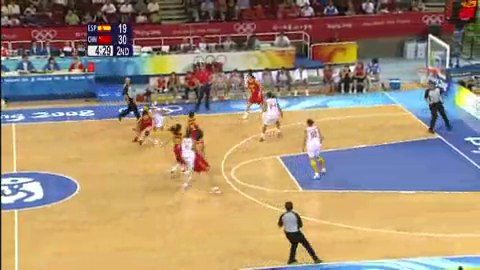
#> input picture frame 14 of video/test3_480x270.mp4, 480 x 270 px, given in place of GOPR0011.mov, which was not available
$ python raspberrypi_main.py   (older library calls are emulated)
#> lines starting #> are read from the running program, lines starting #| are printed output that depends on the picture; after the words box and inside, x2 and y2 are one past the last pixel; in counts of white or black regions, pixels touching at a corner belong together; pictures that were not available may be replaced by others from this repository, and a replacement may not be noted
### raspberrypi_process/get_object_point.py
import cv2
import numpy as np

def team_division(frame):
    our_team_point = []
    enemy_team_point = []
    other_point = []

    # HSV color
    boundaries = [
        (-1, [0, 140, 70], [10, 255, 255]),  # 적군 red
        (1, [90, 60, 130], [105, 255, 255])  # 아군 blue
    ]

    # hsv mask 씌우기
    opening_hsv = cv2.cvtColor(frame, cv2.COLOR_BGR2HSV)

    for (code, lower, upper) in boundaries:
        lower = np.array(lower, dtype='uint8')
        upper = np.array(upper, dtype='uint8')

        mask = cv2.inRange(opening_hsv, lower, upper)

        _, contours, _ = cv2.findContours(mask, cv2.RETR_EXTERNAL, cv2.CHAIN_APPROX_NONE)
        for c in contours:
            x, y, w, h = cv2.boundingRect(c)
            center_x = x+(1/2)*w
            center_y = y + h


            area = w * h
            if area < 500:
                continue

            # enemy team
            if code == -1:
                cv2.rectangle(frame, (x, y), (x + w, y + h), (0, 0, 255), 2)
                enemy_team_point.append([center_x,center_y])
            # our team
            elif code == 1:
                cv2.rectangle(frame, (x, y), (x + w, y + h), (255, 0, 0), 2)
                our_team_point.append([center_x, center_y])
            # other team
            elif code == 0:
                cv2.rectangle(frame, (x, y), (x + w, y + h), (0, 255, 0), 2)
                other_point.append([center_x,center_y])

    return our_team_point,enemy_team_point,other_point


def main(frame):
    kernel = np.ones((3, 3), np.uint8)
    opening = cv2.morphologyEx(frame, cv2.MORPH_OPEN, kernel, iterations=1)
    our_team_point, enemy_team_point, other_point = team_division(opening)

    return opening, our_team_point, enemy_team_point, other_point

### raspberrypi_process/transfer_view.py
import cv2
import numpy as np


# 탑뷰 변환 행렬을 구하는 함수
# 변환행렬, 변환된이미지가로, 변환된이미지세로 반환
def get_trans_matrix(tl, bl, tr, br):

    # Original Image
    pts1 = np.float32([tl, bl, tr, br])

    # 변환된 이미지의 가로세로 길이 계산
    width_a = np.sqrt(((br[0] - bl[0]) ** 2) + ((br[1] - bl[1]) ** 2))
    width_b = np.sqrt(((tr[0] - tl[0]) ** 2) + ((tr[1] - tl[1]) ** 2))
    height_a = np.sqrt(((tr[0] - br[0]) ** 2) + ((tr[1] - br[1]) ** 2))
    height_b = np.sqrt(((tl[0] - bl[0]) ** 2) + ((tl[1] - bl[1]) ** 2))

    trans_image_weight = max(int(width_a), int(width_b))
    trans_image_height = max(int(height_a), int(height_b))

    # 변환된 새로운 이미지의 가로세로 행렬 만들기
    pts2 = np.array([
        [0, 0],
        [0, trans_image_height - 1],
        [trans_image_weight - 1, 0],
        [trans_image_weight - 1, trans_image_height - 1]], dtype="float32")

    # 변환 행렬
    trans_matrix = cv2.getPerspectiveTransform(pts1, pts2)

    return trans_matrix, trans_image_weight, trans_image_height


# 원래 좌표를 탑뷰 좌표로 변환해주는 함수
# 변환된 이미지와 변환완료된 각각의 좌표 반환
def trans_object_point(original_image, our_team_point, enemy_team_point, other_point, trans_matrix, trans_image_weight, trans_image_height):

    dst = cv2.warpPerspective(original_image, trans_matrix, (trans_image_weight, trans_image_height))

    trans_our_team_point = []
    trans_enemy_team_point = []
    trans_other_point = []


    if our_team_point != []:
        original_1 = np.array([(our_team_point)], dtype=np.float32)
        trans_our_team_point = cv2.perspectiveTransform(original_1, trans_matrix)

    if enemy_team_point != []:
        original_2 = np.array([(enemy_team_point)], dtype=np.float32)
        trans_enemy_team_point = cv2.perspectiveTransform(original_2, trans_matrix)

    if other_point != []:
        original_3 = np.array([(other_point)], dtype=np.float32)
        trans_other_point = cv2.perspectiveTransform(original_3, trans_matrix)

    return dst, trans_our_team_point, trans_enemy_team_point, trans_other_point

### raspberrypi_process/draw_canvas.py
import numpy as np
import cv2


# [10 lines left out: function standard_point, not called in this run]


# 1 = our team, -1 = enemy team
def canvas_show(our_team_point, enemy_team_point, other_point, w, h, defecne_flag):

    background_img = cv2.imread('./background.png') # 407x720

    if our_team_point != []:
        our_team_point = standard_point(our_team_point,w,h)
        draw_circle(background_img, our_team_point, (255, 0, 0))
        if defecne_flag == 1:
            draw_defence_range(background_img,our_team_point,(255, 255, 47))

    if enemy_team_point != []:
        enemy_team_point = standard_point(enemy_team_point, w, h)
        draw_circle(background_img, enemy_team_point, (0, 0, 255))
        if defecne_flag == -1:
            draw_defence_range(background_img, enemy_team_point, (0, 0, 255))

    if enemy_team_point != [] and our_team_point != [] and defecne_flag == 2:
        draw_defence_range(background_img, our_team_point, (255, 255, 47))
        draw_defence_range(background_img, enemy_team_point, (0, 0, 255))

    if other_point != []:
        other_point = standard_point(other_point, w, h)
        draw_circle(background_img, other_point, (0, 255, 0))

    return background_img


# [13 lines left out: functions draw_circle, draw_defence_range, not called in this run]

### raspberrypi_process/raspberrypi_main.py
import cv2
import numpy as np
from raspberrypi_process import get_stadium_point as gsp # Get stadium's points
from raspberrypi_process import draw_canvas as dp # Draw camvas top view
from raspberrypi_process import get_object_point as gop # Get object's points
from raspberrypi_process import transfer_view as gtv # Transfer object's points


# [43 lines left out: function main, not called in this run]


def test():

    our_defence_flag = False
    enemy_defence_flag = False

    cap = cv2.VideoCapture('/Users/itaegyeong/Desktop/GOPR0011.mov')

    if cap.isOpened():
        while True:
            ret, frame = cap.read()
#> frame is the input picture: shape (270, 480, 3); mean B, G, R 116.6, 142, 163
            if ret is True:


                # Get trans Matrix, trans image weight and height
                trans_matrix, trans_w, trans_h = gtv.get_trans_matrix([23,164],[432,358], [205,34]
                                                                      ,[532,142])

                # Get object's points
                find_frame, our_team_point, enemy_team_point, other_point = gop.main(frame)
#> in main, `opening = cv2.morphologyEx(frame, cv2.MORPH_OPEN, kernel, iterations=1)`:
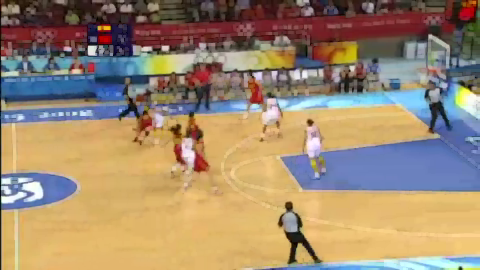
#> opening: shape (270, 480, 3); mean B, G, R 112, 137.7, 158.8
#> in team_division, `opening_hsv = cv2.cvtColor(frame, cv2.COLOR_BGR2HSV)`: opening_hsv: shape (270, 480, 3); mean H, S, V 53.2, 114.2, 174.4
#> the loop in team_division, `for (code, lower, upper) in boundaries:` made 2 passes
#> pass 1, in team_division, `mask = cv2.inRange(opening_hsv, lower, upper)`:
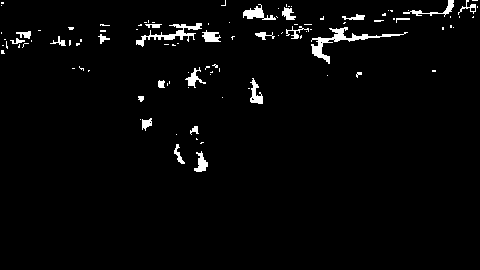
#> mask: shape (270, 480); 2.6% white; 102 white regions (77 under 20 px), largest, box (x1, y1, x2, y2) and area: (311, 27, 408, 64) 592, (136, 23, 202, 47) 406, (243, 4, 276, 20) 225
#> pass 2, in team_division, `mask = cv2.inRange(opening_hsv, lower, upper)`:
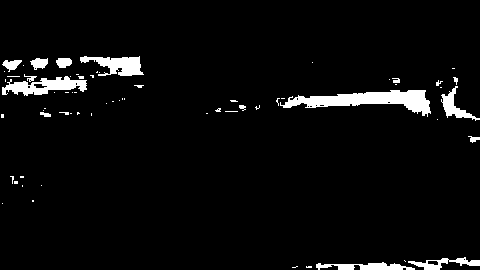
#> mask: shape (270, 480); 4.3% white; 66 white regions (50 under 20 px), largest, box (x1, y1, x2, y2) and area: (280, 90, 431, 117) 1827, (2, 76, 87, 96) 891, (80, 56, 144, 76) 739
#> after the loop in team_division, `for (code, lower, upper) in boundaries:`:
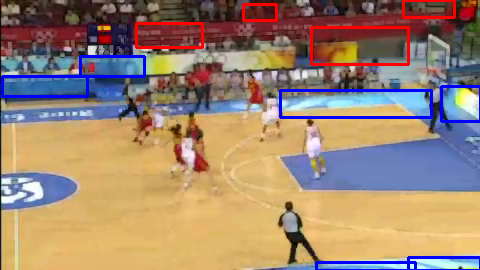
#> frame: shape (270, 480, 3); 4.05% of pixels changed, all inside (x1, y1, x2, y2) = (1, 0, 480, 270)
#> after the loop in team_division, `for (code, lower, upper) in boundaries:`: enemy_team_point = [[359.5, 64], [169, 47], [259.5, 20], [428.5, 17]]; other_point = []; our_team_point = [[365.5, 270], [444, 270], [355.5, 117], [460.5, 121], [44.5, 96], [112, 76]]
#> in main, `our_team_point, enemy_team_point, other_point = team_division(opening)`: enemy_team_point = [[359.5, 64], [169, 47], [259.5, 20], [428.5, 17]]; other_point = []
#> enemy_team_point = [[359.5, 64], [169, 47], [259.5, 20], [428.5, 17]]; other_point = []

                # Get trans object's points
                dst, trans_our_team_point, trans_enemy_team_point, trans_other_point = \
                    gtv.trans_object_point(find_frame, our_team_point, enemy_team_point,
                                           other_point, trans_matrix, trans_w, trans_h)
#> in trans_object_point, `dst = cv2.warpPerspective(original_image, trans_matrix, (trans_image_w..`:
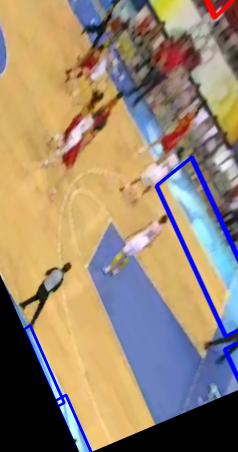
#> dst: shape (452, 238, 3); mean B, G, R 114, 134.6, 153
#> in trans_object_point, `original_1 = np.array([(our_team_point)], dtype=np.float32)`: original_1 has the same summary as our_team_point in team_division
#> in trans_object_point, `trans_our_team_point = cv2.perspectiveTransform(original_1, trans_matr..`: trans_our_team_point = [[40.31, 367.4], [67.25, 428.5], [190.4, 260], [233.3, 368.4], [73.73, -72.85], [128.8, -35.45]]
#> in trans_object_point, `original_2 = np.array([(enemy_team_point)], dtype=np.float32)`: original_2 = [[359.5, 64], [169, 47], [259.5, 20], [428.5, 17]]
#> in trans_object_point, `trans_enemy_team_point = cv2.perspectiveTransform(original_2, trans_ma..`: trans_enemy_team_point = [[269.9, 214.2], [197.3, -19.77], [291.9, 41.69], [396.9, 244.9]]
#> trans_other_point = []

                key = cv2.waitKey(1) & 0xFF
#> (key Esc is pressed here)

                if key == ord('d'):
                    if our_defence_flag is False:
                        our_defence_flag = True
                    else:
                        our_defence_flag = False

                if key == ord('f'):
                    if enemy_defence_flag is False:
                        enemy_defence_flag = True
                    else:
                        enemy_defence_flag = False

                if our_defence_flag is True and enemy_defence_flag is False:
                    result_frame = dp.canvas_show(trans_our_team_point, trans_enemy_team_point, trans_other_point,
                                                  trans_w,trans_h, 1)
                if enemy_defence_flag is True and our_defence_flag is False:
                    result_frame = dp.canvas_show(trans_our_team_point, trans_enemy_team_point, trans_other_point,
                                                  trans_w,trans_h, -1)
                if enemy_defence_flag is True and our_defence_flag is True:
                    result_frame = dp.canvas_show(trans_our_team_point, trans_enemy_team_point, trans_other_point,
                                                  trans_w,trans_h, 2)

                if our_defence_flag is False and enemy_defence_flag is False:
                    result_frame = dp.canvas_show(trans_our_team_point, trans_enemy_team_point, trans_other_point,
                                                  trans_w, trans_h, 0)
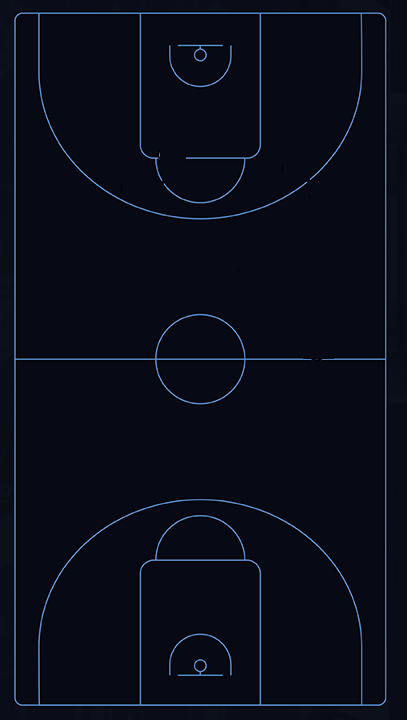
#> input picture raspberrypi_process/background.png, 407 x 720 px
#> in canvas_show, background_img is the input picture: shape (720, 407, 3); mean B, G, R 24.7, 13.5, 9.2

                cv2.imshow('result_frame', result_frame)
                cv2.imshow('bird eye view', dst)
                cv2.imshow('find object frame', find_frame)
                # cv2.imshow('stadium frame',stadium_frame)
                cv2.imshow('original_frame', frame)


#> (the run stopped early here; a loop or call above may not have finished)

$ run again, starting later in the video
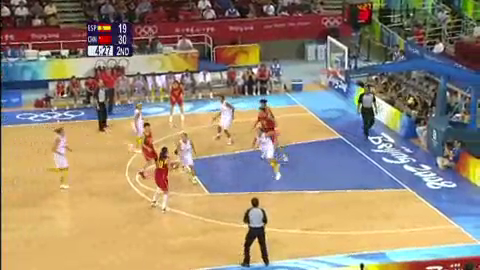
#> input picture frame 65 of video/test3_480x270.mp4, 480 x 270 px, given in place of GOPR0011.mov, which was not available
#> in test, frame is the input picture: shape (270, 480, 3); mean B, G, R 116.5, 137.8, 154.3
#> opening_hsv: shape (270, 480, 3); mean H, S, V 55.9, 111.1, 167.4
#> the loop in team_division, `for (code, lower, upper) in boundaries:` made 2 passes
#> pass 1, in team_division, `mask = cv2.inRange(opening_hsv, lower, upper)`:
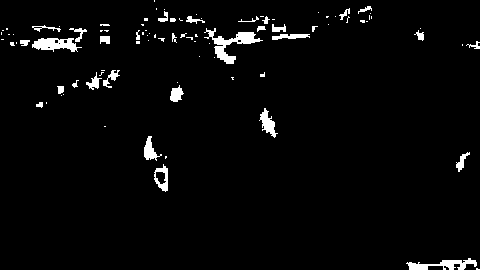
#> mask: shape (270, 480); 3.1% white; 92 white regions (61 under 20 px), largest, box (x1, y1, x2, y2) and area: (204, 28, 263, 64) 631, (32, 38, 82, 52) 433, (406, 258, 477, 270) 410
#> after the loop in team_division, `for (code, lower, upper) in boundaries:`: enemy_team_point = [[441.5, 270], [268.5, 138], [57, 52], [233.5, 64]]; other_point = []; our_team_point = [[273.5, 270], [392.5, 267], [467, 239], [294.5, 120], [23, 80]]
#> in main, `our_team_point, enemy_team_point, other_point = team_division(opening)`: other_point = []
#> original_1 has the same summary as our_team_point in team_division
#> in trans_object_point, `trans_our_team_point = cv2.perspectiveTransform(original_1, trans_matr..`: trans_our_team_point = [[9.09, 296.7], [51.93, 387], [102.4, 434.4], [158.9, 202.3], [81.67, -119.9]]
#> original_2 has the same summary as enemy_team_point in team_division
#> in trans_object_point, `trans_enemy_team_point = cv2.perspectiveTransform(original_2, trans_ma..`: trans_enemy_team_point = [[66.39, 426.5], [126.2, 194.2], [132.7, -133.3], [205.2, 75.88]]
#> in test, `dst, trans_our_team_point, trans_enemy_team_point, trans_other_point =..`: trans_other_point = []
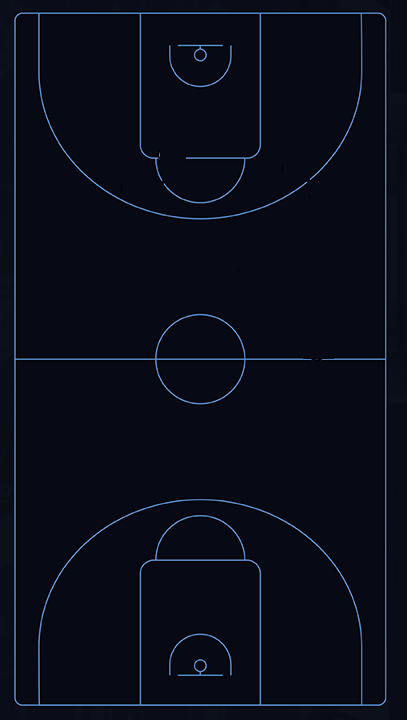
#> input picture raspberrypi_process/background.png, 407 x 720 px
#> in canvas_show, background_img is the input picture: shape (720, 407, 3); mean B, G, R 24.7, 13.5, 9.2

$ run again, starting later in the video
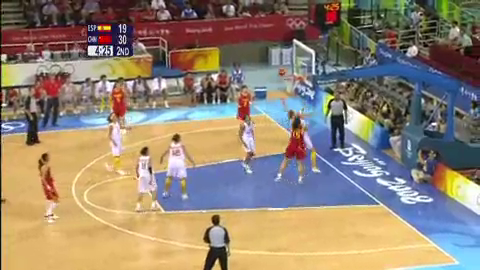
#> input picture frame 116 of video/test3_480x270.mp4, 480 x 270 px, given in place of GOPR0011.mov, which was not available
#> in test, frame is the input picture: shape (270, 480, 3); mean B, G, R 115, 132.5, 147.5
#> opening_hsv: shape (270, 480, 3); mean H, S, V 57.9, 106.7, 160.8
#> the loop in team_division, `for (code, lower, upper) in boundaries:` made 2 passes
#> pass 1, in team_division, `mask = cv2.inRange(opening_hsv, lower, upper)`:
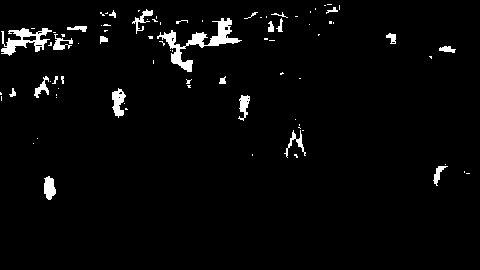
#> mask: shape (270, 480); 2.9% white; 84 white regions (60 under 20 px), largest, box (x1, y1, x2, y2) and area: (157, 18, 242, 72) 1048, (1, 28, 52, 56) 613, (112, 88, 126, 118) 249
#> after the loop in team_division, `for (code, lower, upper) in boundaries:`: enemy_team_point = [[295, 158], [26.5, 56], [199.5, 72], [142.5, 34]]; other_point = []; our_team_point = [[449, 270], [188, 122], [291, 129]]
#> in main, `our_team_point, enemy_team_point, other_point = team_division(opening)`: enemy_team_point = [[295, 158], [26.5, 56], [199.5, 72], [142.5, 34]]; other_point = []
#> in test, `find_frame, our_team_point, enemy_team_point, other_point = gop.main(f..`: our_team_point = [[449, 270], [188, 122], [291, 129]]; enemy_team_point = [[295, 158], [26.5, 56], [199.5, 72], [142.5, 34]]; other_point = []
#> original_1 = [[449, 270], [188, 122], [291, 129]]
#> in trans_object_point, `trans_our_team_point = cv2.perspectiveTransform(original_1, trans_matr..`: trans_our_team_point = [[68.98, 432.4], [109.1, 101], [146.4, 207.4]]
#> original_2 = [[295, 158], [26.5, 56], [199.5, 72], [142.5, 34]]
#> in trans_object_point, `trans_enemy_team_point = cv2.perspectiveTransform(original_2, trans_ma..`: trans_enemy_team_point = [[115.5, 236.5], [112.2, -158.5], [176.7, 50.29], [203.2, -71.31]]
#> in test, `dst, trans_our_team_point, trans_enemy_team_point, trans_other_point =..`: trans_our_team_point = [[68.98, 432.4], [109.1, 101], [146.4, 207.4]]; trans_other_point = []
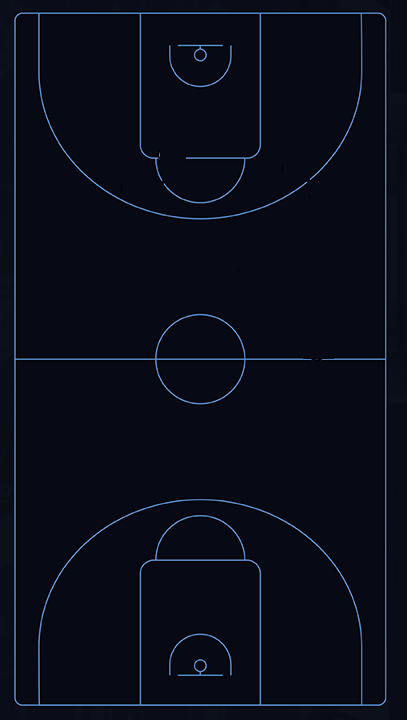
#> input picture raspberrypi_process/background.png, 407 x 720 px
#> in canvas_show, background_img is the input picture: shape (720, 407, 3); mean B, G, R 24.7, 13.5, 9.2
